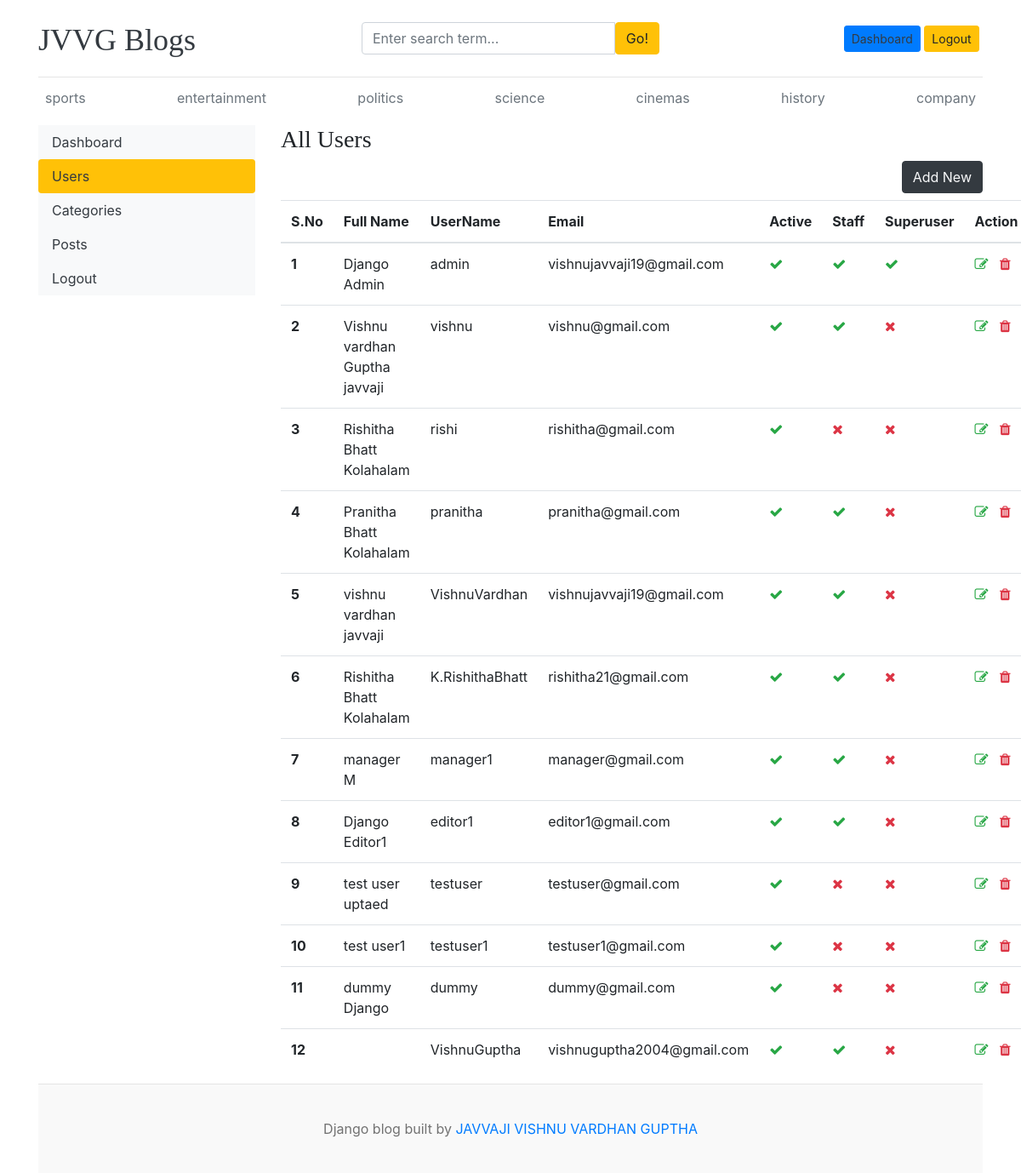
The page /dashboard/users/ (signed in) on the database its author committed.
### blogs/models.py (models this page shows, shortened)
class Category(models.Model) :
    category_name = models.CharField(max_length=50, unique=True)
    author = models.ForeignKey(User, on_delete=models.CASCADE)
    created_at = models.DateTimeField(auto_now_add=True)
    updated_at = models.DateTimeField(auto_now=True)
    class Meta :
        verbose_name_plural = 'categories'

### dashboards/views.py (the view)
# urls.py: path('users/', views.users, name='users'),
@login_required(login_url='login')
def users(request) :
    if not request.user.has_perm('auth.view_user') :
        messages.warning(request, "You do not have permission to access dashboard.")
        return redirect('home')
    users = User.objects.all()
    context = {
        'users' : users,
    }
    return render(request, 'dashboards/users.html', context)

### blogs/context_processors.py (called while the page is built)
def get_categories(request) :
    categories = Category.objects.all()
    return dict(categories=categories)

def get_social_links(request) :
    links = SocialMediaLink.objects.all()
    return dict(links=links)

def get_about(request) :
    about = About.objects.first()
    return dict(about=about)

### templates/dashboards/users.html (shortened to what this page needs)
{% extends 'base.html' %}
{% block content %}
    <div class="row">
        {% include 'dashboards/sidebar.html' %}
        <div class="col-md-9">
            <h3>All Users</h3>
            <a href="{% url 'add_user' %}" class="btn btn-dark text-light float-right mb-2">Add New</a>
            <table class="table table-hover">
            <thead>
                <tr>
                <th scope="col">S.No</th>
                <th scope="col">Full Name</th>
                <th scope="col">UserName</th>
                <th scope="col">Email</th>
                <th scope="col">Active</th>
                <th scope="col">Staff</th>
                <th scope="col">Superuser</th>
                <th scope="col">Action</th>
                </tr>
            </thead>
            <tbody>
                {% for user in users %}
                <tr>
                <th scope="row">{{ forloop.counter }}</th>
                <td>{{ user.first_name }} {{ user.last_name }} </td>
                <td>{{ user }}</td>
                <td>{{ user.email }}</td>
                <td>{% if user.is_active %} <i class="fa fa-check text-success"></i> {% else %} <i class="fa fa-times text-danger"></i> {% endif %}</td>
                <td>{% if user.is_staff %} <i class="fa fa-check text-success"></i> {% else %} <i class="fa fa-times text-danger"></i> {% endif %}</td>
                <td>{% if user.is_superuser %} <i class="fa fa-check text-success"></i> {% else %} <i class="fa fa-times text-danger"></i> {% endif %}</td>
                <td>
                    <a href="{% url 'edit_user' user.id %}"><i class="fa fa-edit text-success"></i></a>
                    <a href="{% url 'delete_user' user.id %}"><i class="fa fa-trash text-danger"></i></a>
                </td>
                </tr>
                {% endfor %}
            </tbody>
            </table>
        </div>
    </div>
{% endblock %}

### templates/base.html (shortened to what this page needs)
{% load static %}
<!DOCTYPE html>
<html lang="en">
<head>
    <link href="https://getbootstrap.com/docs/4.0/dist/css/bootstrap.min.css" rel="stylesheet">
    <link href="{% static 'css/blog.css' %}" rel="stylesheet">
    <link rel="stylesheet" href="https://cdnjs.cloudflare.com/ajax/libs/font-awesome/4.7.0/css/font-awesome.min.css">
</head>
<body>
    <div class="container">
      <header class="blog-header py-3">
        <div class="row flex-nowrap justify-content-between align-items-center">
          <div class="col-4 pt-1">
            <a class="blog-header-logo text-dark" href="{% url 'home' %}">JVVG Blogs</a>
          </div>
          <div class="col-4">
            <form action="{% url 'search' %}" method="get">
              <div class="input-group">
                <input class="form-control" type="text" name="keyword" value="{{keyword}}" placeholder="Enter search term..." aria-label="Enter search term..." aria-describedby="button-search" />
                <button class="btn btn-warning" id="button-search" type="submit">Go!</button>
              </div>
            </form>
          </div>
          <div class="col-4 d-flex justify-content-end align-items-center">
            {% if not user.is_authenticated %}
              <a class="btn btn-sm btn-warning" href="{% url 'login' %}">Login</a> &nbsp;
              <a class="btn btn-sm btn-outline-secondary" href="{% url 'register' %}">Register</a>
            {% else %}
              {% if request.user.is_superuser or request.user.is_staff %}
              <span><a href="{% url 'dashboard' %}" class="text-dark btn btn-sm btn-primary">Dashboard</a></span>
              {% endif %}
              <a class="btn btn-sm btn-warning" href="{% url 'logout' %}">Logout</a> &nbsp;
            {% endif %}
          </div>
        </div>
      </header>
      <div class="nav-scroller py-1 mb-2">
        <nav class="nav d-flex justify-content-between">
          {% for cat in categories %}
            <a class="p-2 text-muted" href="{% url 'posts_by_category' cat.id %}">{{ cat.category_name }}</a>
          {% endfor %}
        </nav>
      </div>
{% block content %}
{% endblock %}
 <footer class="blog-footer">
  <p>Django blog built by <a href="#">JAVVAJI VISHNU VARDHAN GUPTHA</a></p>
</footer>
</body>
</html>

### blog_project/static/css/blog.css (style rules this page uses)
.blog-header { border-bottom: 1px solid #e5e5e5; }
.blog-header-logo { font-family: "Playfair Display", Georgia, "Times New Roman", serif; font-size: 2.25rem; }
h1, h2, h3, h4, h5, h6 { font-family: "Playfair Display", Georgia, "Times New Roman", serif; }
.blog-footer { padding: 2.5rem 0; color: #727272; text-align: center; background-color: #f9f9f9; border-top: .05rem solid #e5e5e5; }
.blog-footer p:last-child { margin-bottom: 0; }

### rows shown on the page
Category: category_name "sports"
Category: category_name "entertainment"
Category: category_name "politics"
Category: category_name "science"
Category: category_name "cinemas"
Category: category_name "history"
Category: category_name "company"

### other values the page prints
{{ user.first_name }} "Django"
{{ user.last_name }} "Admin"
{{ user }} "admin"
{{ user.email }} "vishnujavvaji19@gmail.com"
{{ user.first_name }} "Vishnu vardhan Guptha"
{{ user.last_name }} "javvaji"
{{ user }} "vishnu"
{{ user.email }} "vishnu@gmail.com"
{{ user.first_name }} "Rishitha Bhatt"
{{ user.last_name }} "Kolahalam"
{{ user }} "rishi"
{{ user.email }} "rishitha@gmail.com"
{{ user.first_name }} "Pranitha Bhatt"
{{ user }} "pranitha"
{{ user.email }} "pranitha@gmail.com"
